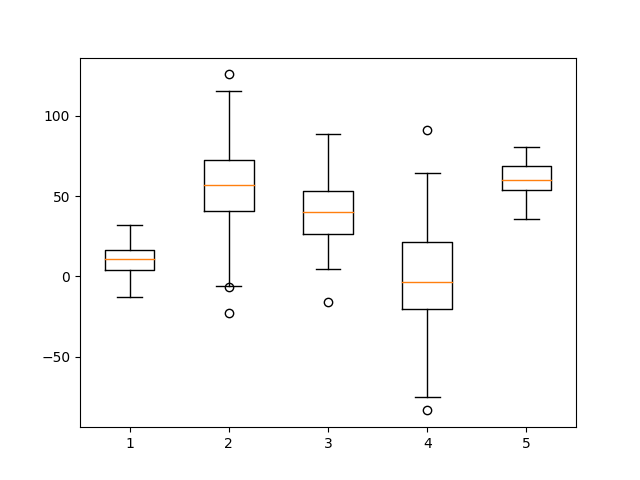

This figure's Python source:
import matplotlib.pyplot as plot
import numpy as np

np.random.seed(1)

#creating dataset
data1 = np.random.normal(10, 10, 100)
data2 = np.random.normal(50, 30, 100)
data3 = np.random.normal(40, 20, 100)
data4 = np.random.normal(0, 30, 100)
data5 = np.random.normal(60, 10, 100)
data = [data1, data2, data3, data4, data5]

fig, ax = plot.subplots()

#drawing box plot
ax.boxplot(data)

plot.show()
